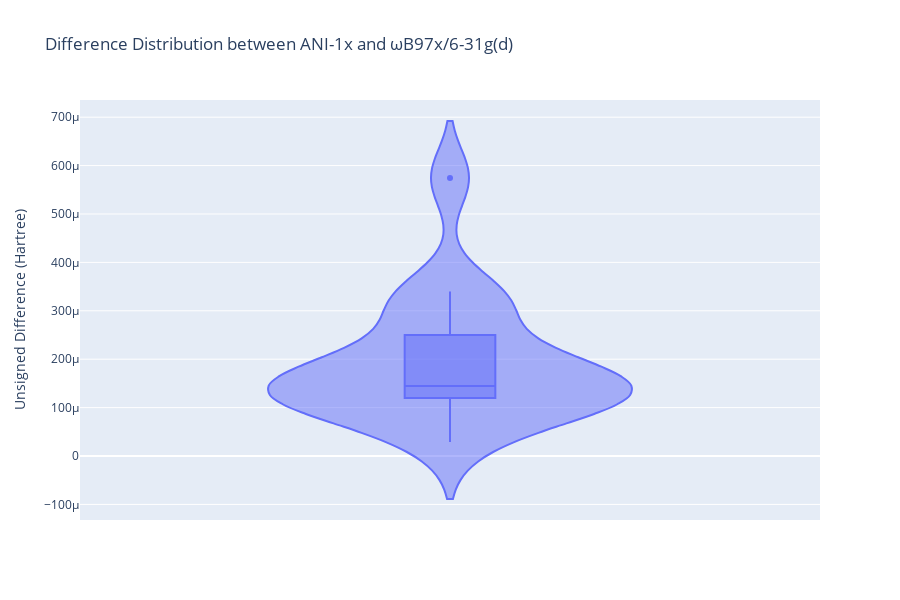

Notebook code cell kept with this figure:
### Markdown cell above
We can compare the ANI-1x predictions to the DFT values:

### Code cell
import plotly.express as px

data = pd.merge(dft_data, ml_model_data, left_index=True, right_index=True)

data["Unsigned Difference (Hartree)"] = np.abs(data["WB97X/6-31g(d)-Psi4"] - data["ANI1X-Torchani"])

fig = px.violin(data, y="Unsigned Difference (Hartree)", box=True, 
               title="Difference Distribution between ANI-1x and ωB97x/6-31g(d)")
fig.show()

### Figure 1 — Plotly figure (JSON) as saved in the notebook; plotly's stock layout.template omitted (floating-point values rounded to 4 significant figures)
{"data": [{"alignmentgroup": "True", "box": {"visible": true}, "hoverlabel": {"namelength": 0}, "hovertemplate": "Unsigned Difference (Hartree)=%{y}", "legendgroup": "", "marker": {"color": "#636efa"}, "name": "", "offsetgroup": "", "orientation": "v", "scalegroup": "True", "showlegend": false, "type": "violin", "x0": " ", "xaxis": "x", "y": [0.0001006, 0.0003092, 0.000154, 0.0001217, 0.0001952, 0.0001311, 0.0001931, 0.0001178, 9.727e-05, 0.0001937, 0.0005745, 0.00034, 2.882e-05, 0.0003052, 0.0001335, 0.0001351], "y0": " ", "yaxis": "y"}], "layout": {"height": 600, "legend": {"tracegroupgap": 0}, "title": {"text": "Difference Distribution between ANI-1x and ωB97x/6-31g(d)"}, "violinmode": "group", "xaxis": {"anchor": "y", "domain": [0, 1]}, "yaxis": {"anchor": "x", "domain": [0, 1], "title": {"text": "Unsigned Difference (Hartree)"}}}}
